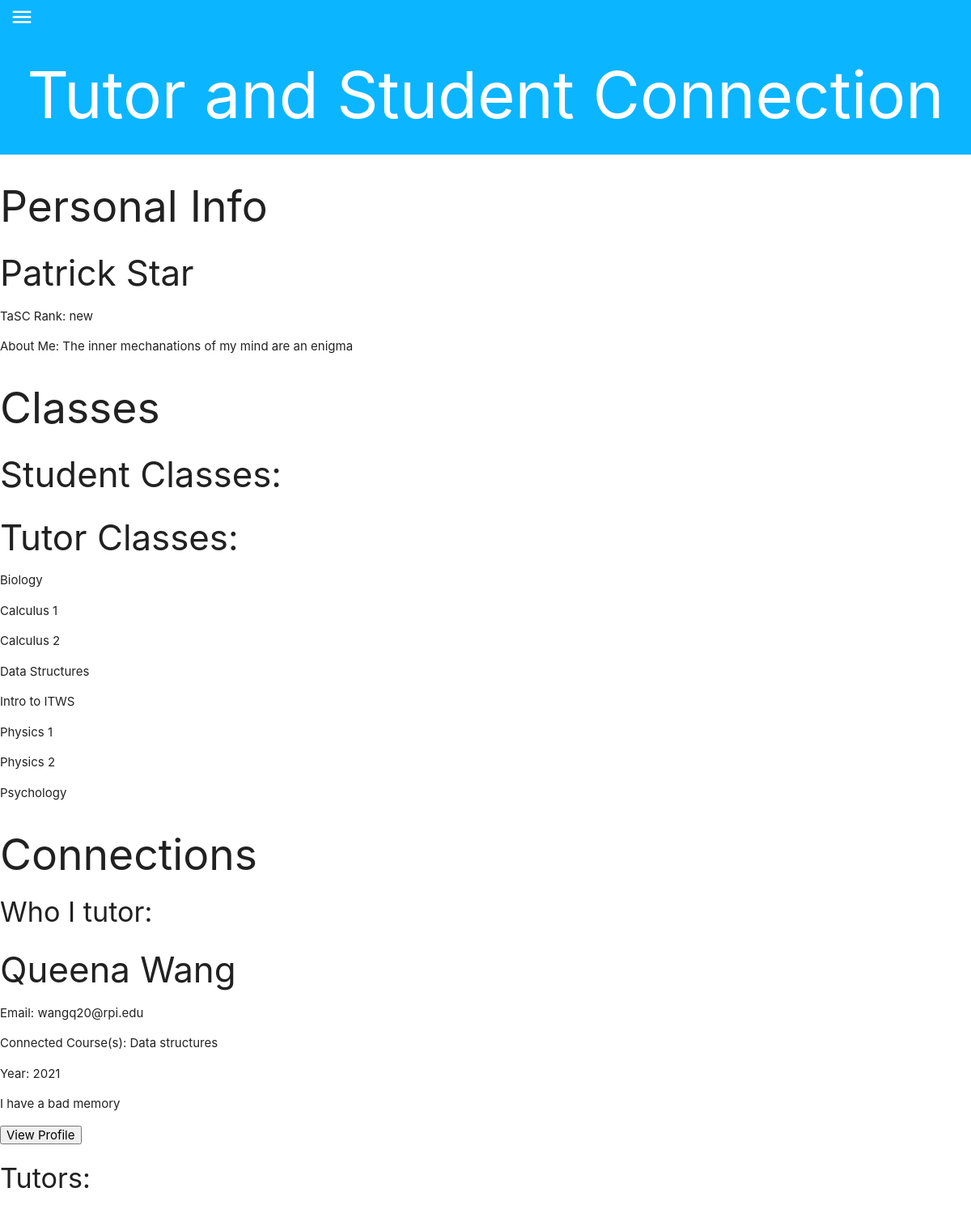
Screenshot of /profile.php (signed in) with the database file from the repository.
### tables this page shows
CREATE TABLE `users` (
  `userid` int(10) UNSIGNED NOT NULL,
  `first_names` varchar(100) NOT NULL,
  `last_name` varchar(100) DEFAULT NULL,
  `year` char(4) NOT NULL,
  `email` varchar(100) NOT NULL,
  `password` varchar(100) NOT NULL,
  `description` varchar(1000) NOT NULL,
  `score` int(10) DEFAULT 0
);

CREATE TABLE `tutor_subjects` (
  `userid` int(10) UNSIGNED NOT NULL,
  `course` varchar(100) NOT NULL
);

CREATE TABLE `connections` (
  `tutorid` int(10) UNSIGNED NOT NULL,
  `studentid` int(10) UNSIGNED NOT NULL,
  `subject` varchar(100) NOT NULL
);

### profile.php (the view, shortened to what this page needs)
<!DOCTYPE html>
<html>
<head>
<head>
	<link href="Resources/style.css" rel="stylesheet" type="text/css"/>
		<link rel="stylesheet" href="https://cdnjs.cloudflare.com/ajax/libs/materialize/1.0.0/css/materialize.min.css">
</head>
</head>
<body>
  <div class="jumbotron">
		<a href="#" data-target="slide-out" class="sidenav-trigger menu"><i class="small material-icons menu">menu</i></a>
		<div>
		  <h1 class="title">Tutor and Student Connection</h1>
		</div>
  </div>
    <div class="connections">
        <h2> Personal Info </h2>
        <?php
            @ $db =  new mysqli('localhost', 'root', 'password', 'TaSC');
			$userid = $_SESSION["userid"];
            $namequery = "SELECT first_names,last_name from users where userid='". $userid ."'";
            $nameCall = $db->query($namequery);
            $resCall = $nameCall->fetch_assoc();
            echo "<h3>".$resCall["first_names"]." ".$resCall["last_name"]."</h3>";
			$userid = $_SESSION["userid"];
			$scorequery = "SELECT score from users where userid='". $userid ."'";
			$scoreCall = $db->query($scorequery);
			$score = $scoreCall->fetch_assoc();
			$averageScoreQ= "SELECT AVG(score) from users";
			$avgScore = $db->query($averageScoreQ);
			$maybe = $avgScore->fetch_assoc();
			$allScoresQ="SELECT score FROM users";
			$allScores = $db->query($allScoresQ);
			$numScores = $allScores->num_rows;
			$summation = 0;
			for ($i = 0; $i<$numScores; $i++){
				$currScore = $allScores->fetch_assoc();
				$summation += pow((int)((int)$currScore['score']- (int)$maybe['AVG(score)']),(int)2);
			}
			$standardDev = sqrt(((float)$summation / (float)$numScores));
			$percentile=0;
			$zScore = ((int)((int)$score['score'] - (int)$maybe['AVG(score)'])/(int)$standardDev);
			if($zScore < -2.5){
				$percentile = 0;
			}else if($zScore < -2 and $zScore>= -2.5){
				$percentile = 1;
			}else if($zScore < -1.5 and $zScore>= -2){
				$percentile = 2-($zScore+2);
			}else if($zScore < -1 and $zScore>= -1.5){
				$percentile = 6-($zScore+1.5);
			}else if($zScore < -0.5 and $zScore>= -1){
				$percentile = 15-($zScore+1);
			}else if($zScore < 0 and  $zScore>=-0.5){
				$percentile = 30-($zScore+0.5);
			}else if($zScore > 0 and $zScore <= 0.5){
				$percentile = 69-(0.5-$zScore);
			}else if($zScore > 0.5 and $zScore <= 1){
				$percentile = 84-(1-$zScore);
			}else if($zScore >1 and $zScore <=1.5){
				$percentile = 93-(1.5-$zScore);
			}else if($zScore >1.5 and $zScore <=2){
				$percentile = 97-(2-$zScore);
			}else if($zScore >2 and $zScore<=2.5){
				$percentile = 99-(1.5-$zScore);
			}else if($zScore>2.5){
				$percentile = 100-(3-$zScore);
			}else{
				$percentile=-7768;
			}
			$ranks=['new','inactive','novice','Bronze','Reliable','Silver','Gold','Trusted','TaSC Star','Professor?'];
			$userRank=$ranks[((int)$percentile/(int)10)-1];
			echo "<p>TaSC Rank: ".$userRank."</p>";
			$descQ = "SELECT * from users where userid='" . $userid . "'";
			$decCall = $db->query($descQ);
			$des = $decCall->fetch_assoc();
			echo "<p>About Me: ".$des['description']."</p>";
        ?>
    </div>
	<div class="connections">
        <h2> Classes </h2>
        <?php
            @ $db =  new mysqli('localhost', 'root', 'password', 'TaSC');
			echo "<h3>Student Classes:</h3>";
			$tutorQ='SELECT `course` FROM tutor_subjects WHERE userid='.$_SESSION['userid'].';';
			$tutorCall = $db->query($tutorQ);
			echo "<h3>Tutor Classes:</h3>";
			while($row=$tutorCall->fetch_assoc()){
				echo "<p>". $row["course"]. "</p>";
			}
        ?>
    </div>
	<div class="connections">
		<h2> Connections </h2>
			<?php
				@ $db =  new mysqli('localhost', 'root', 'password', 'TaSC');
				$userid = $_SESSION["userid"];
				$query = "SELECT * from connections where tutorid='" . $userid . "'";
				$result = $db->query($query);
				$numRecords = $result->num_rows;
                  echo '<h4>Who I tutor:</h4>';
				for ($i=0; $i < $numRecords; $i++) {
					$record = $result->fetch_assoc();
					$sid = $record["studentid"];
					$infoQuery = "SELECT * from users where userid='" . $sid . "'";
					$infoResult = $db->query($infoQuery);
					$info = $infoResult->fetch_assoc();
					echo "<h3> " . htmlspecialchars($info["first_names"]) . " ";
					echo htmlspecialchars($info["last_name"]) . "</h3>";
					echo '<p> Email: ' . $info["email"] . '</p>';
					echo "<p> Connected Course(s): ";
					$subjquery = "SELECT subject from connections where studentid=" . $sid . " and tutorid=".$_SESSION['userid'];
					$subjresults = $db->query($subjquery);
					$subj = $subjresults->fetch_assoc();
					echo $subj["subject"] . "</p>";
					echo "<p> Year: " . $info["year"] . "</p>";
					echo "<p> " . $info["description"] . "</p>";
					echo '<form name="viewtutor" action="viewprofile.php" method="post">';
					echo '<input type="submit" name="'.$info['userid'] .'" value="View Profile"/>';
					echo '</form>';
				}
                  echo "<h4>Tutors:</h4>";
			?>
	</div>
</body>
</html>

### Resources/style.css (style rules this page uses)
body { margin: 0; }
.jumbotron { padding: 0px; background-color: #0cb5ff !important; color:#FFFFFF; margin:0px; }
.menu { color:#FFFFFF; margin:0px; padding-left:.5%; padding-top:.5% }
.title { text-align:center; padding:2.5%; margin:0px; font-size: 80px; }

### rows the page displays
users: first_names "Patrick", last_name "Star", description "The inner mechanations of my mind are an enigma"
tutor_subjects: course "Biology"
tutor_subjects: course "Calculus 1"
tutor_subjects: course "Calculus 2"
tutor_subjects: course "Data Structures"
tutor_subjects: course "Intro to ITWS"
tutor_subjects: course "Physics 1"
tutor_subjects: course "Physics 2"
tutor_subjects: course "Psychology"
users: first_names "Queena", last_name "Wang", email "wangq20@rpi.edu", connections.subject "Data structures", year "2021", description "I have a bad memory"

### other values shown
$userRank "new"
